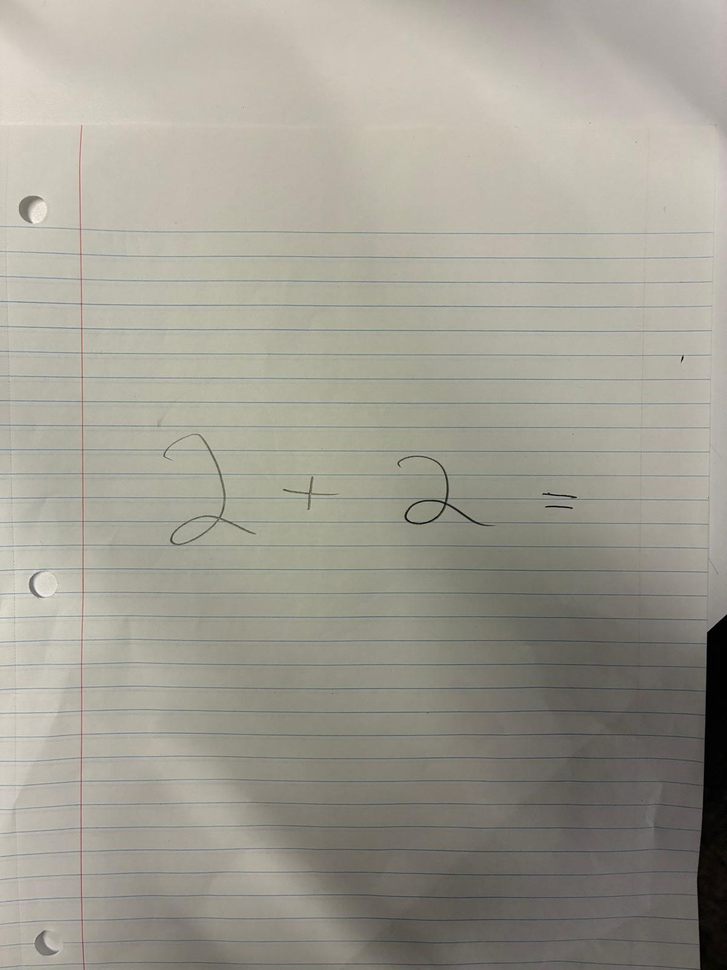
#> input picture test.jpg, 727 x 970 px, shrunk from 1200 x 1600 before the run
$ python ocr_service.py ../../../test.jpg
#> lines starting #> are read from the running program, lines starting #| are printed output that depends on the picture
"""
OCR Service - Extract text from images using Tesseract OCR.
"""

import cv2
import numpy as np
import logging
from typing import Optional, Union, List
from dataclasses import dataclass
from pathlib import Path

# Try to import pytesseract
try:
    import pytesseract
    TESSERACT_AVAILABLE = True
except ImportError:
    TESSERACT_AVAILABLE = False
    pytesseract = None


@dataclass
class OCRResult:
    """Result from OCR text extraction"""
    text: str                    # Extracted text (cleaned)
    raw_text: str               # Raw text with all whitespace
    confidence: float           # Average confidence (0-100)
    word_count: int             # Number of words detected
    lines: List[str]            # Text split by lines
    boxes: List[dict] = None    # Bounding boxes for each word (optional)


class OCRService:
    """
    Optical Character Recognition service.
    Extracts text from images using Tesseract OCR.

    Usage:
        ocr = OCRService()

        # From file
        result = ocr.extract_text("photo.jpg")
        print(result.text)

        # From numpy array (OpenCV frame)
        result = ocr.extract_text(frame)
        print(result.text)

        # Get word bounding boxes
        result = ocr.extract_text(frame, get_boxes=True)
        for box in result.boxes:
            print(f"Word: {box['text']} at ({box['x']}, {box['y']})")
    """

    def __init__(self, lang: str = "eng", tesseract_cmd: str = None):
        """
        Initialize OCR service.

        Args:
            lang: Language code for Tesseract (default: "eng")
                  Common: "eng", "fra", "deu", "spa", "chi_sim", "jpn"
            tesseract_cmd: Path to tesseract executable (auto-detected if None)
        """
#> called with lang = 'eng'
        self.logger = logging.getLogger("service.OCRService")
        self.lang = lang

        if not TESSERACT_AVAILABLE:
            self.logger.error("pytesseract not installed. Run: pip install pytesseract")
            raise ImportError("pytesseract is required. Install with: pip install pytesseract")

        if tesseract_cmd:
            pytesseract.pytesseract.tesseract_cmd = tesseract_cmd

        # Test tesseract availability
        try:
            pytesseract.get_tesseract_version()
#> (this line was passed over: pytesseract is not available in this run)
            self.logger.info(f"OCR Service initialized (lang={lang})")
        except Exception as e:
            self.logger.error(f"Tesseract not found. Install with: sudo apt install tesseract-ocr")
            raise RuntimeError(f"Tesseract OCR not available: {e}")

    def extract_text(
        self,
        image: Union[str, Path, np.ndarray, bytes],
        get_boxes: bool = False,
        preprocess: bool = True,
        config: str = ""
    ) -> OCRResult:
        """
        Extract text from an image.

        Args:
            image: Image source - file path, numpy array, or bytes
            get_boxes: If True, include bounding boxes for each word
            preprocess: If True, apply preprocessing for better accuracy
            config: Additional Tesseract config string

        Returns:
            OCRResult with extracted text and metadata
        """
        # Load image
        img = self._load_image(image)

        if img is None:
            return OCRResult(
                text="",
                raw_text="",
                confidence=0.0,
                word_count=0,
                lines=[],
                boxes=[]
            )

        # Preprocess for better OCR
        if preprocess:
            img = self._preprocess(img)

        # Build config
        ocr_config = f"-l {self.lang}"
        if config:
            ocr_config += f" {config}"

        # Extract text with confidence data
        try:
            data = pytesseract.image_to_data(
                img,
                config=ocr_config,
                output_type=pytesseract.Output.DICT
            )
        except Exception as e:
            self.logger.error(f"OCR failed: {e}")
            return OCRResult(
                text="",
                raw_text="",
                confidence=0.0,
                word_count=0,
                lines=[],
                boxes=[]
            )

        # Process results
        words = []
        confidences = []
        boxes = [] if get_boxes else None

        for i, text in enumerate(data['text']):
            text = text.strip()
            if text:
                words.append(text)
                conf = int(data['conf'][i])
                if conf > 0:  # -1 means no confidence
                    confidences.append(conf)

                if get_boxes:
                    boxes.append({
                        'text': text,
                        'x': data['left'][i],
                        'y': data['top'][i],
                        'width': data['width'][i],
                        'height': data['height'][i],
                        'confidence': conf,
                        'line_num': data['line_num'][i],
                        'word_num': data['word_num'][i]
                    })

        # Build text output
        raw_text = pytesseract.image_to_string(img, config=ocr_config)
        clean_text = ' '.join(words)
        lines = [line.strip() for line in raw_text.split('\n') if line.strip()]

        avg_confidence = sum(confidences) / len(confidences) if confidences else 0.0

        return OCRResult(
            text=clean_text,
            raw_text=raw_text,
            confidence=avg_confidence,
            word_count=len(words),
            lines=lines,
            boxes=boxes
        )

    # [12 lines left out: function extract_text_simple, not called in this run]

    def _load_image(self, image: Union[str, Path, np.ndarray, bytes]) -> Optional[np.ndarray]:
        """Load image from various sources."""
#> called with image = '../../../test.jpg'
        try:
            if isinstance(image, np.ndarray):
                return image

            if isinstance(image, (str, Path)):
                path = str(image)
                img = cv2.imread(path)
#> img is the input picture: shape (970, 727, 3); mean B, G, R 146.8, 157.6, 160.4
                if img is None:
                    self.logger.error(f"Could not load image: {path}")
                return img

            if isinstance(image, bytes):
                nparr = np.frombuffer(image, np.uint8)
                return cv2.imdecode(nparr, cv2.IMREAD_COLOR)

            self.logger.error(f"Unsupported image type: {type(image)}")
            return None

        except Exception as e:
            self.logger.error(f"Error loading image: {e}")
            return None

    def _preprocess(self, img: np.ndarray) -> np.ndarray:
        """
        Preprocess image for better OCR accuracy.
        """
        # Convert to grayscale if color
        if len(img.shape) == 3:
            gray = cv2.cvtColor(img, cv2.COLOR_BGR2GRAY)
        else:
            gray = img

        # Apply adaptive thresholding for better text contrast
        # This helps with varying lighting conditions
        processed = cv2.adaptiveThreshold(
            gray, 255,
            cv2.ADAPTIVE_THRESH_GAUSSIAN_C,
            cv2.THRESH_BINARY,
            11, 2
        )
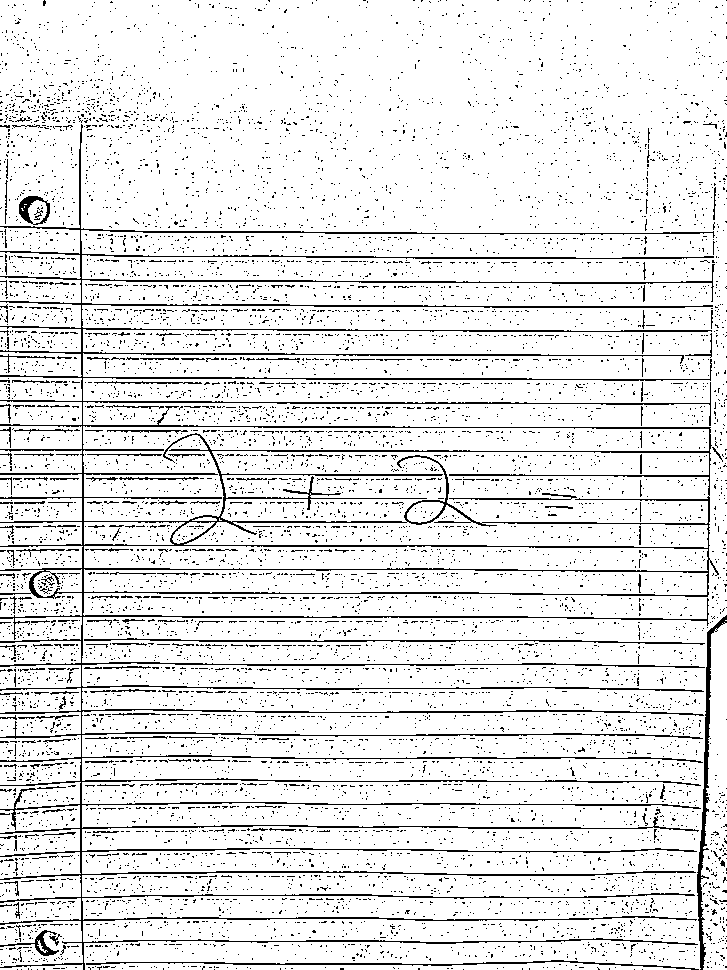
#> processed: shape (970, 727); 90% white; black in thin lines or dots

        # Optional: Denoise
        processed = cv2.medianBlur(processed, 3)
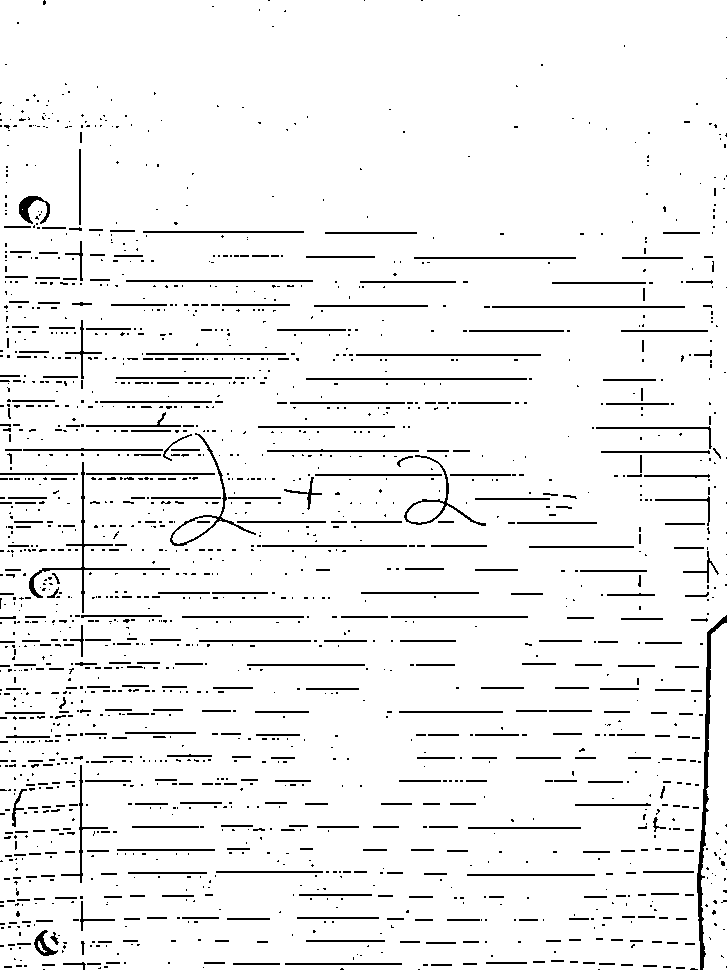
#> processed: shape (970, 727); 94.4% white; black in thin lines or dots

        return processed

    # [44 lines left out: functions draw_boxes, extract_text, not called in this run]


if __name__ == "__main__":
    # Test the OCR service
    import sys

    if len(sys.argv) < 2:
        print("Usage: python ocr_service.py <image_path>")
        print("Example: python ocr_service.py photo.jpg")
        sys.exit(1)

    image_path = sys.argv[1]

    print(f"Extracting text from: {image_path}")
    print("-" * 40)

    try:
        ocr = OCRService()
#> (the run stopped early here; a loop or call above may not have finished)
